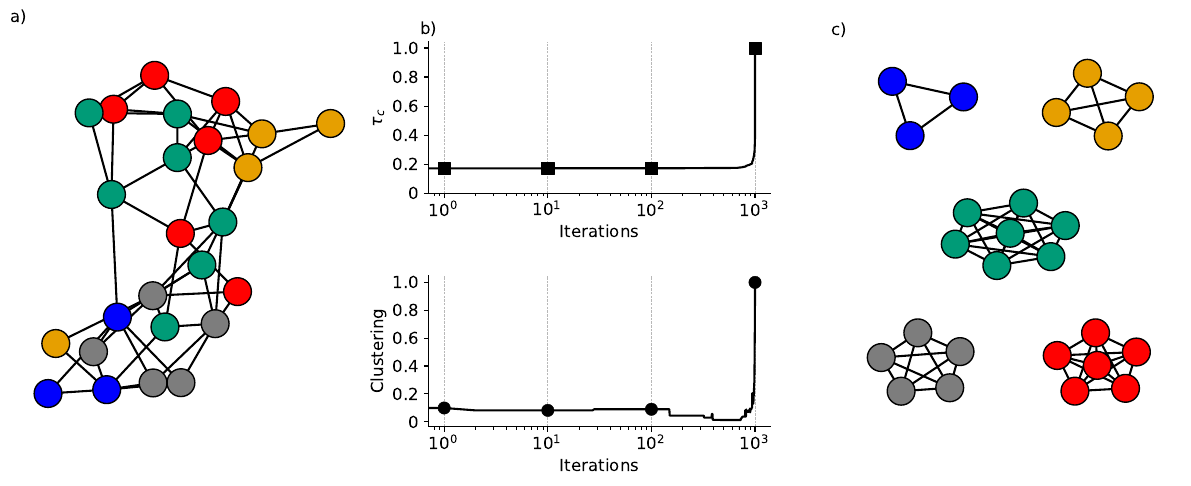

Generate this figure with Python:
import networkx as nx
import numpy as np
import os
import pandas as pd
import sys
import time
import matplotlib.pyplot as plt
import matplotlib.gridspec as gridspec
import pickle

# Create the figure
fig = plt.figure(figsize=(15, 5))
gs = gridspec.GridSpec(15, 20)

ax_left = fig.add_subplot(gs[:, :6])
ax_middle_up = fig.add_subplot(gs[:6, 7:13])
ax_middle_down = fig.add_subplot(gs[9:15, 7:13])
ax_right_1 = fig.add_subplot(gs[0:5, 14:17])
ax_right_2 = fig.add_subplot(gs[0:5, 17:18])
ax_right_3 = fig.add_subplot(gs[0:5, 17:20])
ax_right_4 = fig.add_subplot(gs[5:10, 14:15])
ax_right_5 = fig.add_subplot(gs[5:10, 15:19])
ax_right_6 = fig.add_subplot(gs[5:10, 19:20])
ax_right_7 = fig.add_subplot(gs[10:15, 14:17])
ax_right_8 = fig.add_subplot(gs[10:15, 17:18])
ax_right_9 = fig.add_subplot(gs[10:15, 17:20])

ax_left.text(x=0, y=1.05, s='a)', ha='center', transform=ax_left.transAxes, fontsize=12)
ax_middle_up.text(x=0, y=1.05, s='b)', ha='center', transform=ax_middle_up.transAxes, fontsize=12)
ax_right_1.text(x=0, y=1.05, s='c)', ha='center', transform=ax_right_1.transAxes, fontsize=12)

# Left figure
plt.rcParams['font.family'] = 'sans-serif'

cud_palette = [
'#0101fd',  # Blue
'#E69F00',  # Orange
'#7D7D7D',  # Medium Grey'
'#ff0101',  # Red
'#009B77',  # Teal
]
markers = ['s', 'o', '^', 'X', 'p', 'P']
edgecolor = 'black'
line_width = 1.5
x = np.arange(1001)
marker_size = 80
marker_linewidth = 0.3

load_name = os.path.join(sys.path[0], 'data.pkl')
with open(load_name, 'rb') as f:
    data = pickle.load(f)

edges_start = data['edges'][-1]
G = nx.Graph()
G.add_edges_from(edges_start)

# Set node colors based on degree
node_colors = [ cud_palette[0], cud_palette[0], cud_palette[0], cud_palette[1], cud_palette[1], cud_palette[1], cud_palette[1], cud_palette[2], cud_palette[2], cud_palette[2], cud_palette[2], cud_palette[2], cud_palette[3], cud_palette[3], cud_palette[3], cud_palette[3], cud_palette[3], cud_palette[3], cud_palette[4], cud_palette[4], cud_palette[4], cud_palette[4], cud_palette[4], cud_palette[4], cud_palette[4] ]
pos = nx.spring_layout(G)

nx.draw(G, pos=pos, ax=ax_left, with_labels=False, node_color=node_colors, node_size=400, edgecolors=edgecolor, width=line_width)

# Middle figure
tau_arr = data['tau_arr']
tau_arr = tau_arr[::-1]
ax_middle_up.plot(tau_arr, linewidth=line_width, color='black')
ax_middle_up.scatter([1, 10e0, 10e1, 10e2], [ tau_arr[i] for i in [1, int(10e0), int(10e1), int(10e2)] ], marker=markers[0], s=marker_size, zorder=2, edgecolor='black', linewidth=marker_linewidth, color='black')

ax_middle_up.set_xlabel('Iterations', fontsize=12)
ax_middle_up.set_ylabel(r'$\tau_{c}$', fontsize=12)
ax_middle_up.set_xscale('log')
ax_middle_up.set_xticks([10e0, 10e1, 10e2, 10e3], ['10e0', '10e1', '10e2', '10e3'], fontsize=12)
ax_middle_up.set_yticks([0, 0.2, 0.4, 0.6, 0.8, 1.0], ['0', '0.2', '0.4', '0.6', '0.8', '1.0'], fontsize=12)
ax_middle_up.set_xscale('log')
ax_middle_up.grid(True, linestyle='--', linewidth=0.5, alpha=0.9)
ax_middle_up.yaxis.grid(False)
ax_middle_up.spines['top'].set_visible(False)
ax_middle_up.spines['right'].set_visible(False)

# Second axis
clustering_arr = data['clustering_arr']
clustering_arr = clustering_arr[::-1]
ax_middle_down.plot(clustering_arr, linewidth=line_width, color='black')
ax_middle_down.scatter([1, 10e0, 10e1, 10e2], [ clustering_arr[i] for i in [1, int(10e0), int(10e1), int(10e2)] ], marker=markers[1], s=marker_size, zorder=2, edgecolor='black', linewidth=marker_linewidth, color='black')

ax_middle_down.set_xlabel('Iterations', fontsize=12)
ax_middle_down.set_ylabel('Clustering', fontsize=12)
ax_middle_down.set_xscale('log')
ax_middle_down.set_xticks([10e0, 10e1, 10e2, 10e3], ['10e0', '10e1', '10e2', '10e3'], fontsize=12)
ax_middle_down.set_yticks([0, 0.2, 0.4, 0.6, 0.8, 1.0], ['0', '0.2', '0.4', '0.6', '0.8', '1.0'], fontsize=12)
ax_middle_down.set_xscale('log')
ax_middle_down.grid(True, linestyle='--', linewidth=0.5, alpha=0.9)
ax_middle_down.yaxis.grid(False)
ax_middle_down.spines['top'].set_visible(False)
ax_middle_down.spines['right'].set_visible(False)

# Right figure
clique_2 = nx.complete_graph(3)
clique_3 = nx.complete_graph(4)
clique_4 = nx.complete_graph(5)
clique_5 = nx.complete_graph(6)
clique_6 = nx.complete_graph(7)

for ax in [ax_right_1, ax_right_2, ax_right_3, ax_right_4, ax_right_5, ax_right_6, ax_right_7, ax_right_8, ax_right_9]:
    ax.spines['top'].set_visible(False)
    ax.spines['right'].set_visible(False)
    ax.spines['left'].set_visible(False)
    ax.spines['bottom'].set_visible(False)
    ax.set_xticks([],[])
    ax.set_yticks([],[])
    ax.set_xlim(-2, 2)
    ax.set_ylim(-2, 2)

nx.draw(clique_2, ax=ax_right_1, with_labels=False, node_color=cud_palette[0], node_size=400, edgecolors=edgecolor, width=line_width)
nx.draw(clique_3, ax=ax_right_3, with_labels=False, node_color=cud_palette[1], node_size=400, edgecolors=edgecolor, width=line_width)
nx.draw(clique_4, ax=ax_right_7, with_labels=False, node_color=cud_palette[2], node_size=400, edgecolors=edgecolor, width=line_width)
nx.draw(clique_5, ax=ax_right_9, with_labels=False, node_color=cud_palette[3], node_size=400, edgecolors=edgecolor, width=line_width)
nx.draw(clique_6, ax=ax_right_5, with_labels=False, node_color=cud_palette[4], node_size=400, edgecolors=edgecolor, width=line_width)

save_name = os.path.join(sys.path[0], 'Figure3.pdf')
plt.savefig(save_name, dpi=600, format='pdf', bbox_inches='tight', pad_inches=0.1, transparent=True)
plt.show()